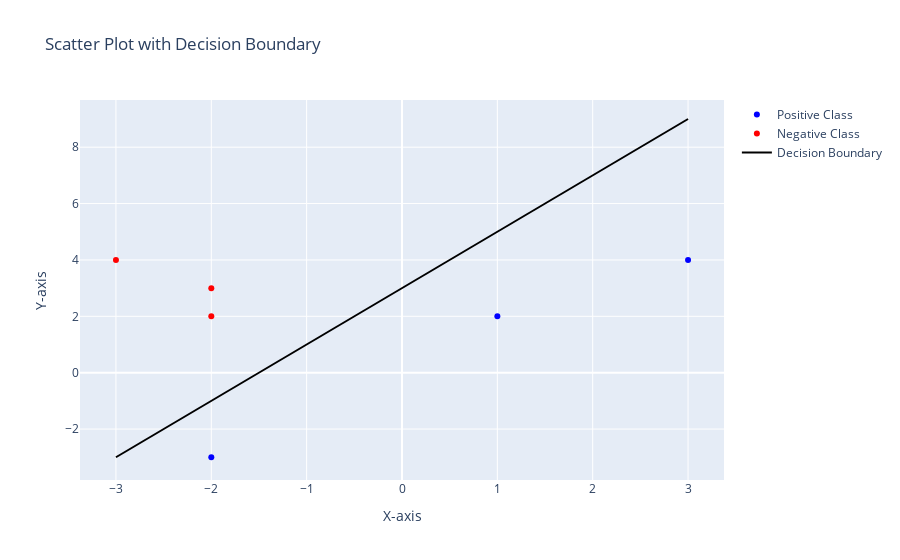

The notebook cell saved with this chart:
### Code cell
import plotly.graph_objects as go
import numpy as np

# Sample data points for positive and negative classes
positive_class = [(1, 2), (-2, -3), (3, 4)]
negative_class = [(-2, 2), (-2, 3), (-3, 4)]

# Extract x and y coordinates for plotting
positive_x, positive_y = zip(*positive_class)
negative_x, negative_y = zip(*negative_class)

print(positive_x)
# Create a scatter plot
fig = go.Figure()

# Scatter plot for positive class
fig.add_trace(go.Scatter(
    x=positive_x,
    y=positive_y,
    mode='markers',
    name='Positive Class',
    marker=dict(color='blue')
))

# Scatter plot for negative class
fig.add_trace(go.Scatter(
    x=negative_x,
    y=negative_y,
    mode='markers',
    name='Negative Class',
    marker=dict(color='red')
))

x_line = np.linspace(min(min(positive_x), min(negative_x)), max(max(positive_x), max(negative_x)), 100)
y_line = 2 * x_line + 3
# Add a line to separate the classes
fig.add_trace(go.Scatter(
    x=x_line,
    y=y_line,
    mode='lines',
    name='Decision Boundary',
    line=dict(color='black')
))

# Update layout for better visibility
fig.update_layout(
    title='Scatter Plot with Decision Boundary',
    xaxis=dict(title='X-axis'),
    yaxis=dict(title='Y-axis'),
)

# Show the plot
fig.show()

### Figure 1 — Plotly figure (JSON) as saved in the notebook; plotly's stock layout.template omitted (floating-point values rounded to 4 significant figures)
{"data": [{"marker": {"color": "blue"}, "mode": "markers", "name": "Positive Class", "type": "scatter", "x": [1, -2, 3], "y": [2, -3, 4]}, {"marker": {"color": "red"}, "mode": "markers", "name": "Negative Class", "type": "scatter", "x": [-2, -2, -3], "y": [2, 3, 4]}, {"line": {"color": "black"}, "mode": "lines", "name": "Decision Boundary", "type": "scatter", "x": [-3, -2.939, -2.879, -2.818, -2.758, -2.697, -2.636, -2.576, -2.515, -2.455, -2.394, -2.333, -2.273, -2.212, -2.152, -2.091, -2.03, -1.97, -1.909, -1.848, -1.788, -1.727, -1.667, -1.606, -1.545, -1.485, -1.424, -1.364, -1.303, -1.242, -1.182, -1.121, -1.061, -1, -0.9394, -0.8788, -0.8182, -0.7576, -0.697, -0.6364, -0.5758, -0.5152, -0.4545, -0.3939, -0.3333, -0.2727, -0.2121, -0.1515, -0.09091, -0.0303, 0.0303, 0.09091, 0.1515, 0.2121, 0.2727, 0.3333, 0.3939, 0.4545, 0.5152, 0.5758, 0.6364, 0.697, 0.7576, 0.8182, 0.8788, 0.9394, 1, 1.061, 1.121, 1.182, 1.242, 1.303, 1.364, 1.424, 1.485, 1.545, 1.606, 1.667, 1.727, 1.788, 1.848, 1.909, 1.97, 2.03, 2.091, 2.152, 2.212, 2.273, 2.333, 2.394, 2.455, 2.515, 2.576, 2.636, 2.697, 2.758, 2.818, 2.879, 2.939, 3], "y": [-3, -2.879, -2.758, -2.636, -2.515, -2.394, -2.273, -2.152, -2.03, -1.909, -1.788, -1.667, -1.545, -1.424, -1.303, -1.182, -1.061, -0.9394, -0.8182, -0.697, -0.5758, -0.4545, -0.3333, -0.2121, -0.09091, 0.0303, 0.1515, 0.2727, 0.3939, 0.5152, 0.6364, 0.7576, 0.8788, 1, 1.121, 1.242, 1.364, 1.485, 1.606, 1.727, 1.848, 1.97, 2.091, 2.212, 2.333, 2.455, 2.576, 2.697, 2.818, 2.939, 3.061, 3.182, 3.303, 3.424, 3.545, 3.667, 3.788, 3.909, 4.03, 4.152, 4.273, 4.394, 4.515, 4.636, 4.758, 4.879, 5, 5.121, 5.242, 5.364, 5.485, 5.606, 5.727, 5.848, 5.97, 6.091, 6.212, 6.333, 6.455, 6.576, 6.697, 6.818, 6.939, 7.061, 7.182, 7.303, 7.424, 7.545, 7.667, 7.788, 7.909, 8.03, 8.152, 8.273, 8.394, 8.515, 8.636, 8.758, 8.879, 9]}], "layout": {"title": {"text": "Scatter Plot with Decision Boundary"}, "xaxis": {"title": {"text": "X-axis"}}, "yaxis": {"title": {"text": "Y-axis"}}}}
